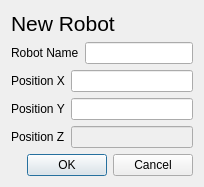
<?xml version="1.0" encoding="UTF-8"?>
<ui version="4.0">
 <class>RobotDialog</class>
 <widget class="QDialog" name="RobotDialog">
  <property name="windowModality">
   <enum>Qt::ApplicationModal</enum>
  </property>
  <property name="geometry">
   <rect>
    <x>0</x>
    <y>0</y>
    <width>400</width>
    <height>200</height>
   </rect>
  </property>
  <property name="sizePolicy">
   <sizepolicy hsizetype="Fixed" vsizetype="Fixed">
    <horstretch>1</horstretch>
    <verstretch>1</verstretch>
   </sizepolicy>
  </property>
  <property name="minimumSize">
   <size>
    <width>400</width>
    <height>200</height>
   </size>
  </property>
  <property name="windowTitle">
   <string>Dialog</string>
  </property>
  <property name="modal">
   <bool>true</bool>
  </property>
  <layout class="QVBoxLayout" name="verticalLayout_2">
   <property name="sizeConstraint">
    <enum>QLayout::SetFixedSize</enum>
   </property>
   <item>
    <layout class="QVBoxLayout" name="verticalLayout">
     <property name="sizeConstraint">
      <enum>QLayout::SetFixedSize</enum>
     </property>
     <item>
      <widget class="QLabel" name="label_5">
       <property name="font">
        <font>
         <pointsize>16</pointsize>
        </font>
       </property>
       <property name="text">
        <string>New Robot</string>
       </property>
      </widget>
     </item>
     <item>
      <layout class="QHBoxLayout" name="horizontalLayout" stretch="1,3">
       <item>
        <widget class="QLabel" name="label">
         <property name="text">
          <string>Robot Name</string>
         </property>
        </widget>
       </item>
       <item>
        <widget class="QLineEdit" name="le_robot_name"/>
       </item>
      </layout>
     </item>
     <item>
      <layout class="QHBoxLayout" name="horizontalLayout_2" stretch="1,3">
       <item>
        <widget class="QLabel" name="label_2">
         <property name="text">
          <string>Position X</string>
         </property>
        </widget>
       </item>
       <item>
        <widget class="QLineEdit" name="le_pos_x"/>
       </item>
      </layout>
     </item>
     <item>
      <layout class="QHBoxLayout" name="horizontalLayout_3" stretch="1,3">
       <item>
        <widget class="QLabel" name="label_3">
         <property name="text">
          <string>Position Y</string>
         </property>
        </widget>
       </item>
       <item>
        <widget class="QLineEdit" name="le_pos_y"/>
       </item>
      </layout>
     </item>
     <item>
      <layout class="QHBoxLayout" name="horizontalLayout_4" stretch="1,3">
       <item>
        <widget class="QLabel" name="label_4">
         <property name="text">
          <string>Position Z</string>
         </property>
        </widget>
       </item>
       <item>
        <widget class="QLineEdit" name="le_pos_z">
         <property name="enabled">
          <bool>false</bool>
         </property>
        </widget>
       </item>
      </layout>
     </item>
     <item>
      <widget class="QDialogButtonBox" name="buttonBox">
       <property name="standardButtons">
        <set>QDialogButtonBox::Cancel|QDialogButtonBox::Ok</set>
       </property>
      </widget>
     </item>
    </layout>
   </item>
  </layout>
 </widget>
 <resources/>
 <connections/>
</ui>
